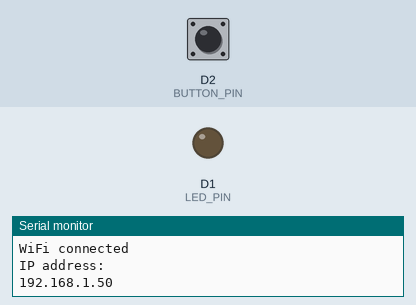
Recording of a sketch running on a simulated Arduino MKR. On the bench: output pins drawn as LEDs (lit = HIGH), the last lines printed to the serial monitor. Inputs (shaded band) come from the test bench; at power-on: D2 (BUTTON_PIN) HIGH. WiFi joins after 1.5 s; servers stay silent unless stated; uploads are accepted with an empty reply.

Above: at 2.7 s.
2.8 s: D2 (BUTTON_PIN) pulled LOW for 0.15 s
At 3.8 s:
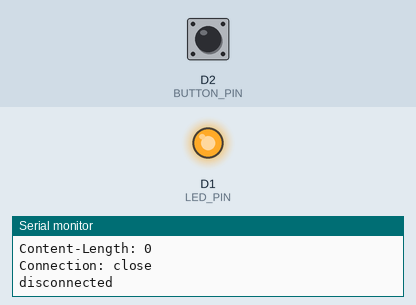
4.5 s: D2 (BUTTON_PIN) pulled LOW for 1 s
At 6.3 s:
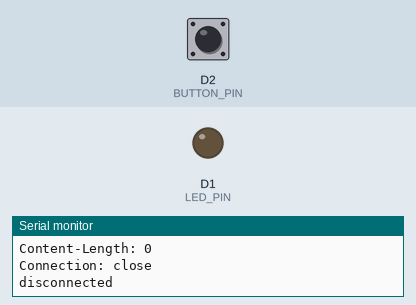
7.0 s: D2 (BUTTON_PIN) pulled LOW for 3.2 s
At 11.1 s:
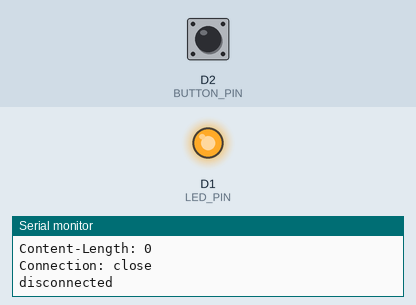
Timing chart, 0 to 12.6 s (numbered marks = the images above; inputs shaded):
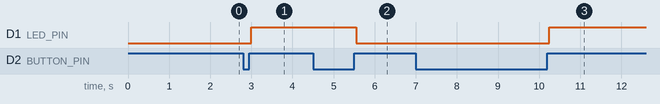

The sketch:

sketch.ino
```cpp
#include <WiFiNINA.h> // this is a library that helps us connect to the internet!

// WiFi credentials.
const char* WIFI_SSID = "SSID";
const char* WIFI_PASS = "Password";

WiFiClient client;
// information for HTTP Request
int    HTTP_PORT   = 80;
String HTTP_METHOD = "POST";
char   HOST_NAME[] = "triggers.losant.com";
String PATH_NAME   = "/webhooks/bEaAdLGfpr97Iw8O4r1vWx2n_OUxoOvWmTrvM2mL";

// Edit these values to change the Name and Message that you send to the Light Wall!
char NAME[] = "your-name-here";
char MESSAGE[] = "Hello, World!";

/*
   const means that these values never change.
   Since the LED pin and button pin will always be the same,
   we can set them as const.
*/
const int LED_PIN = 1; // GPIO 1
const int BUTTON_PIN = 2; // GPIO 2

/*
   These are called "variables" which means they are values
   that will change while the program runs.
*/
int ledState = LOW;
int previousButtonState = LOW;
int currentButtonState;

unsigned long lastDebounceTime = 0;

/**
   this is a new function we're adding called connect
   this function conncts to the wifi that we put as the SSID
   and uses the password that we gave it!
 * */
void connect() {

  // Connect to Wifi.
  Serial.print("Connecting to ");
  Serial.println(WIFI_SSID);

  WiFi.begin(WIFI_SSID, WIFI_PASS);

  while (WiFi.status() != WL_CONNECTED) {
    delay(500);
    Serial.print(".");
  }


  Serial.println("");
  Serial.println("WiFi connected");
  Serial.println("IP address: ");
  Serial.println(WiFi.localIP());

}

void makeHTTPRequest() {

  // build HTTP Body
  char buffer[1024];
  sprintf(buffer, "{ \"name\": \"%s\", \"message\": \"%s\" }", NAME, MESSAGE);
  String postMessage = buffer;

  Serial.println("Connecting to Server...");
  if (client.connect(HOST_NAME, HTTP_PORT)) {
    // if connected:
    Serial.println("Connected to server");
    // make a HTTP request:
    // send HTTP header
    client.println(HTTP_METHOD + " " + PATH_NAME + " HTTP/1.1");
    client.println("Host: " + String(HOST_NAME));
    client.println("Content-Length: " + String(postMessage.length(), DEC));
    client.println("Content-Type: application/json");
    client.println("Connection: close");
    client.println(); // end HTTP header

    // send HTTP body
    Serial.println(postMessage);
    client.println(postMessage);

    long time = millis();
    while (client.connected() && millis() - time < 5000) {
      if (client.available()) {
        // read an incoming byte from the server and print it to serial monitor:
        char c = client.read();
        Serial.print(c);
      }
    }

    // the server's disconnected, stop the client:
    client.stop();
    Serial.println();
    Serial.println("disconnected");
  } else {// if not connected:
    Serial.println("connection failed");
  }
}

/**
   setup() is called once when the board is
   initially powered on or reset.
*/
void setup() {
  Serial.begin(115200);

  /* Configure LED_PIN (GPIO 1) as a digital output. */
  pinMode(LED_PIN, OUTPUT);

  /* Configure BUTTON_PIN (GPIO 2) as a digital input. */
  pinMode(BUTTON_PIN, INPUT_PULLUP);

  /*
     Read the state of the button and set the above variable
     to use that value.
  */
  currentButtonState = digitalRead(BUTTON_PIN);

  /*
     If the last program the board ran left the LED on,
     turn it off to start.
  */
  digitalWrite(LED_PIN, ledState);

  // in setup, we want to connect to the internet
  connect();

}

/**
   loop() is called over and over again for as
   long as the board is powered on.
*/
void loop() {
  /* This variable will reset every time the loop starts over. */
  int buttonStateInThisLoop = digitalRead(BUTTON_PIN);

  /*
     Here the button is "debounced," which means you can't press
     the button too quickly. This is to ensure the program doesn't
     get confused by having too much input at once.
  */
  if (buttonStateInThisLoop != previousButtonState) {
    lastDebounceTime = millis();
  }

  /*
     This checks that it has been long enough to allow
     a button press to happen.
  */
  if ((millis() - lastDebounceTime) > 50) {

    /*
       If the button state in this loop is not the same as what
       our current button state is set to, update it.
    */
    if (buttonStateInThisLoop != currentButtonState) {
      currentButtonState = buttonStateInThisLoop;

      /* If the button state is HIGH... */
      if (currentButtonState == HIGH) {
        /*
           ...then toggle the LED state. Using a ! tells the program
           that it wants to set the variable to the opposite of whatever
           it was set to before.
        */
        Serial.println("Button Pressed!");
        ledState = !ledState;
        digitalWrite(LED_PIN, ledState);
        makeHTTPRequest();
      }
    }
  }

  /* Write the determined LED state to the pin. */
  previousButtonState = buttonStateInThisLoop;
}
```

Measured:
- after the input at 2.8 s, D1 (LED_PIN): LOW → HIGH after 0.20 s
- after the input at 4.5 s, D1 (LED_PIN): HIGH → LOW after 1.1 s
- after the input at 7.0 s, D1 (LED_PIN): LOW → HIGH after 3.3 s
